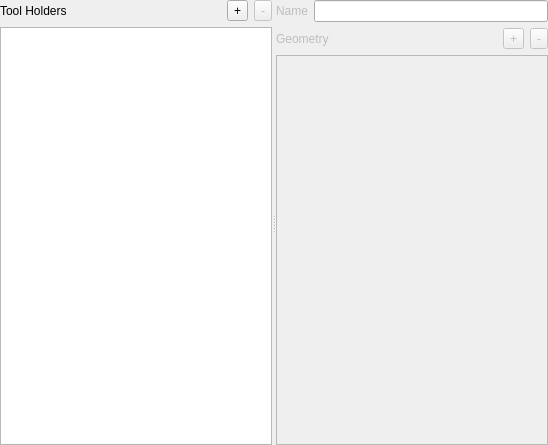
<?xml version="1.0" encoding="UTF-8"?>
<ui version="4.0">
 <class>ToolHolderForm</class>
 <widget class="QWidget" name="ToolHolderForm">
  <property name="geometry">
   <rect>
    <x>0</x>
    <y>0</y>
    <width>548</width>
    <height>445</height>
   </rect>
  </property>
  <property name="windowTitle">
   <string>Form</string>
  </property>
  <layout class="QVBoxLayout" name="verticalLayout_4">
   <property name="leftMargin">
    <number>0</number>
   </property>
   <property name="topMargin">
    <number>0</number>
   </property>
   <property name="rightMargin">
    <number>0</number>
   </property>
   <property name="bottomMargin">
    <number>0</number>
   </property>
   <item>
    <widget class="QSplitter" name="splitter">
     <property name="orientation">
      <enum>Qt::Horizontal</enum>
     </property>
     <widget class="QWidget" name="layoutWidget">
      <layout class="QVBoxLayout" name="verticalLayout_3">
       <item>
        <layout class="QHBoxLayout" name="toolHoldersLayout">
         <item>
          <widget class="QLabel" name="toolHoldersLabel">
           <property name="text">
            <string>Tool Holders</string>
           </property>
          </widget>
         </item>
         <item>
          <spacer name="toolHoldersSpacer">
           <property name="orientation">
            <enum>Qt::Horizontal</enum>
           </property>
           <property name="sizeHint" stdset="0">
            <size>
             <width>40</width>
             <height>20</height>
            </size>
           </property>
          </spacer>
         </item>
         <item>
          <widget class="QToolButton" name="toolHoldersAddButton">
           <property name="sizePolicy">
            <sizepolicy hsizetype="Minimum" vsizetype="Minimum">
             <horstretch>0</horstretch>
             <verstretch>0</verstretch>
            </sizepolicy>
           </property>
           <property name="maximumSize">
            <size>
             <width>16777215</width>
             <height>16777215</height>
            </size>
           </property>
           <property name="text">
            <string>+</string>
           </property>
          </widget>
         </item>
         <item>
          <widget class="QToolButton" name="toolHoldersRemoveButton">
           <property name="enabled">
            <bool>false</bool>
           </property>
           <property name="sizePolicy">
            <sizepolicy hsizetype="Minimum" vsizetype="Minimum">
             <horstretch>0</horstretch>
             <verstretch>0</verstretch>
            </sizepolicy>
           </property>
           <property name="maximumSize">
            <size>
             <width>16777215</width>
             <height>16777215</height>
            </size>
           </property>
           <property name="text">
            <string>-</string>
           </property>
          </widget>
         </item>
        </layout>
       </item>
       <item>
        <widget class="QListView" name="toolHoldersListView">
         <property name="editTriggers">
          <set>QAbstractItemView::NoEditTriggers</set>
         </property>
         <property name="showDropIndicator" stdset="0">
          <bool>false</bool>
         </property>
         <property name="defaultDropAction">
          <enum>Qt::IgnoreAction</enum>
         </property>
         <property name="alternatingRowColors">
          <bool>true</bool>
         </property>
         <property name="resizeMode">
          <enum>QListView::Adjust</enum>
         </property>
        </widget>
       </item>
      </layout>
     </widget>
     <widget class="QWidget" name="layoutWidget">
      <layout class="QVBoxLayout" name="verticalLayout_2">
       <item>
        <layout class="QFormLayout" name="formLayout">
         <property name="fieldGrowthPolicy">
          <enum>QFormLayout::ExpandingFieldsGrow</enum>
         </property>
         <item row="0" column="0">
          <widget class="QLabel" name="nameLabel">
           <property name="enabled">
            <bool>false</bool>
           </property>
           <property name="text">
            <string>Name</string>
           </property>
          </widget>
         </item>
         <item row="0" column="1">
          <widget class="QLineEdit" name="nameLineEdit"/>
         </item>
        </layout>
       </item>
       <item>
        <layout class="QVBoxLayout" name="verticalLayout">
         <item>
          <layout class="QHBoxLayout" name="geometryLayout">
           <item>
            <widget class="QLabel" name="geometryLabel">
             <property name="enabled">
              <bool>false</bool>
             </property>
             <property name="text">
              <string>Geometry</string>
             </property>
            </widget>
           </item>
           <item>
            <spacer name="geometrySpacer">
             <property name="orientation">
              <enum>Qt::Horizontal</enum>
             </property>
             <property name="sizeHint" stdset="0">
              <size>
               <width>40</width>
               <height>20</height>
              </size>
             </property>
            </spacer>
           </item>
           <item>
            <widget class="QToolButton" name="geometryAddButton">
             <property name="enabled">
              <bool>false</bool>
             </property>
             <property name="maximumSize">
              <size>
               <width>16777215</width>
               <height>16777215</height>
              </size>
             </property>
             <property name="baseSize">
              <size>
               <width>20</width>
               <height>0</height>
              </size>
             </property>
             <property name="text">
              <string>+</string>
             </property>
            </widget>
           </item>
           <item>
            <widget class="QToolButton" name="geometryRemoveButton">
             <property name="enabled">
              <bool>false</bool>
             </property>
             <property name="maximumSize">
              <size>
               <width>16777215</width>
               <height>16777215</height>
              </size>
             </property>
             <property name="baseSize">
              <size>
               <width>40</width>
               <height>0</height>
              </size>
             </property>
             <property name="text">
              <string>-</string>
             </property>
            </widget>
           </item>
          </layout>
         </item>
         <item>
          <widget class="QTableView" name="geometryTable">
           <property name="enabled">
            <bool>false</bool>
           </property>
           <property name="alternatingRowColors">
            <bool>true</bool>
           </property>
           <property name="selectionMode">
            <enum>QAbstractItemView::SingleSelection</enum>
           </property>
           <attribute name="verticalHeaderVisible">
            <bool>false</bool>
           </attribute>
           <attribute name="verticalHeaderHighlightSections">
            <bool>false</bool>
           </attribute>
          </widget>
         </item>
        </layout>
       </item>
      </layout>
     </widget>
    </widget>
   </item>
  </layout>
 </widget>
 <resources/>
 <connections/>
</ui>
